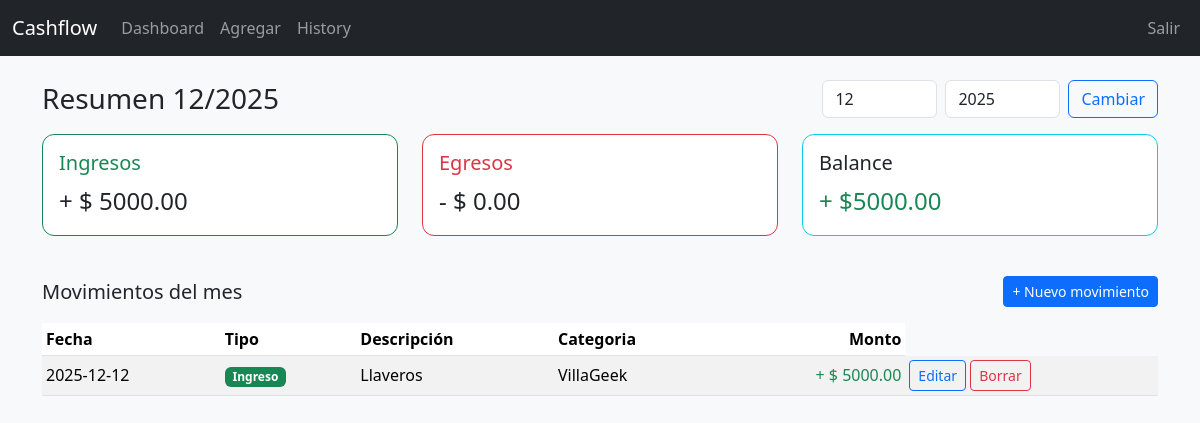
/ (signed in), run on the app's committed database.
### tables this page shows
CREATE TABLE transactions (
    id INTEGER PRIMARY KEY AUTOINCREMENT,
    user_id INTEGER NOT NULL,
    category_id INTEGER NOT NULL,
    amount REAL NOT NULL,
    type TEXT NOT NULL CHECK (type IN ('income', 'expense')),
    description TEXT,
    date TEXT NOT NULL,
    created_at TEXT DEFAULT CURRENT_TIMESTAMP,
    FOREIGN KEY (user_id) REFERENCES users(id),
    FOREIGN KEY (category_id) REFERENCES categories(id)
);

CREATE TABLE categories (
    id INTEGER PRIMARY KEY AUTOINCREMENT,
    user_id INTEGER NOT NULL,
    name TEXT NOT NULL,
    UNIQUE (user_id, name),
    FOREIGN KEY (user_id) REFERENCES users(id)
);

### views.py (the view)
@views_bp.route("/")
def index():
    db = get_db()
    user_id = session.get("user_id")
    if not user_id:
        return redirect("/login")
    from datetime import datetime
    today = datetime.today()
    year = int(request.args.get("year") or today.year)
    month = int(request.args.get("month") or today.month)
    rows = db.execute(
    """
    SELECT
        t.id,
        t.amount,
        t.type,
        t.description,
        t.date,
        c.name AS category
    FROM transactions t
    JOIN categories c
      ON t.category_id = c.id
    WHERE t.user_id = ?
      AND strftime('%Y', t.date) = ?
      AND strftime('%m', t.date) = ?
    ORDER BY t.date DESC, t.id DESC
    """,
    (user_id, f"{year:04d}", f"{month:02d}"),
).fetchall()
    total_income = sum(r["amount"] for r in rows if r["type"] == "income")
    total_expense = sum(r["amount"] for r in rows if r["type"] == "expense")
    balance = total_income - total_expense
    return render_template(
        "index.html",
        rows=rows,
        total_income=total_income,
        total_expense=total_expense,
        balance=balance,
        year=year,
        month=month,
    )

### db.py (called while the page is built)
def get_db():
    if "db" not in g:
        conn = sqlite3.connect(DATABASE)
        conn.row_factory = sqlite3.Row
        g.db = conn
    return g.db

### templates/index.html (shortened to what this page needs)
{% extends "layout.html" %}
{% block content %}
<div class="d-flex justify-content-between align-items-center mb-3">
  <h1 class="h3 mb-0">Resumen {{ month }}/{{ year }}</h1>
  <form class="d-flex" method="get" action="{{ url_for('views.index') }}">
    <input class="form-control me-2" type="number" name="month" min="1" max="12" placeholder="Mes" value="{{ month }}">
    <input class="form-control me-2" type="number" name="year" min="2000" max="2100" placeholder="Año"
      value="{{ year }}">
    <button class="btn btn-outline-primary" type="submit">Cambiar</button>
  </form>
</div>
<div class="row mb-4">
  <div class="col-md-4 mb-3">
    <div class="card border-success">
      <div class="card-body">
        <h5 class="card-title text-success">Ingresos</h5>
        <p class="card-text fs-4">+ $ {{ "%.2f"|format(total_income) }}</p>
      </div>
    </div>
  </div>
  <div class="col-md-4 mb-3">
    <div class="card border-danger">
      <div class="card-body">
        <h5 class="card-title text-danger">Egresos</h5>
        <p class="card-text fs-4">- $ {{ "%.2f"|format(total_expense) }}</p>
      </div>
    </div>
  </div>
  <div class="col-md-4 mb-3">
    <div class="card border-info">
      <div class="card-body">
        <h5 class="card-title">Balance</h5>
        {% set balance_class = "text-success" if balance >= 0 else "text-danger" %}
        <p class="card-text fs-4 {{ balance_class }}">
          {{ "+ $" if balance >= 0 else "- $" }}{{ "%.2f"|format(balance|abs) }}
        </p>
      </div>
    </div>
  </div>
</div>
<div class="d-flex justify-content-between align-items-center mb-2">
  <h2 class="h5 mb-0">Movimientos del mes</h2>
  <a href="{{ url_for('views.add') }}" class="btn btn-primary btn-sm">+ Nuevo movimiento</a>
</div>
{% if rows %}
<div class="table-responsive">
  <table class="table table-striped table-sm align-middle mt-2">
    <thead>
      <tr>
        <th>Fecha</th>
        <th>Tipo</th>
        <th>Descripción</th>
        <th>Categoria</th>
        <th class="text-end">Monto</th>
      </tr>
    </thead>
    <tbody>
      {% for row in rows %}
      <tr>
        <td>{{ row["date"] }}</td>
        <td>
          {% if row["type"] == "income" %}
          <span class="badge bg-success">Ingreso</span>
          {% else %}
          <span class="badge bg-danger">Egreso</span>
          {% endif %}
        </td>
        <td>{{ row["description"] or "-" }}</td>
        <td>{{ row["category"] }}</td>
        <td class="text-end">
          {% if row["type"] == "income" %}
          <span class="text-success">+ $ {{ "%.2f"|format(row["amount"]) }}</span>
          {% else %}
          <span class="text-danger">- $ {{ "%.2f"|format(row["amount"]) }}</span>
          {% endif %}
        </td>
        <td>
          <a href="{{ url_for('views.edit_transaction', tx_id=row.id) }}" class="btn btn-sm btn-outline-primary">
            Editar
          </a>
          <form action="{{ url_for('views.delete_transaction', tx_id=row.id) }}" method="post" style="display:inline"
            onsubmit="return confirm('¿Seguro que querés borrar este movimiento?');">
            <button type="submit" class="btn btn-sm btn-outline-danger">
              Borrar
            </button>
          </form>
        </td>
      </tr>
      {% endfor %}
    </tbody>
  </table>
</div>
{% else %}
<p class="text-muted mt-3">No hay movimientos registrados para este mes.</p>
{% endif %}
{% endblock %}

### static/css/styles.css (style rules this page uses)
body { font-family: system-ui, -apple-system, BlinkMacSystemFont, "Segoe UI", sans-serif; }
.card { border-radius: 0.75rem; }

### data on the page
transactions: date "2025-12-12", type "Ingreso", description "Llaveros", category "VillaGeek", amount "5000.00"

### other printed values
{{ month }} "12"
{{ year }} "2025"
{{ "%.2f"|format(total_income) }} "5000.00"
{{ "%.2f"|format(total_expense) }} "0.00"
{{ "+ $" if balance >= 0 else "- $" }} "+ $"
{{ "%.2f"|format(balance|abs) }} "5000.00"
